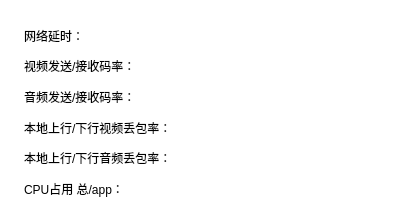
<?xml version="1.0" encoding="UTF-8"?>
<ui version="4.0">
 <class>NERoomDataWidget</class>
 <widget class="QWidget" name="NERoomDataWidget">
  <property name="geometry">
   <rect>
    <x>0</x>
    <y>0</y>
    <width>408</width>
    <height>224</height>
   </rect>
  </property>
  <property name="minimumSize">
   <size>
    <width>408</width>
    <height>224</height>
   </size>
  </property>
  <property name="maximumSize">
   <size>
    <width>408</width>
    <height>224</height>
   </size>
  </property>
  <property name="windowTitle">
   <string>Form</string>
  </property>
  <property name="styleSheet">
   <string notr="true">background-color: rgb(255, 255, 255);</string>
  </property>
  <layout class="QVBoxLayout" name="verticalLayout_2">
   <property name="spacing">
    <number>24</number>
   </property>
   <property name="leftMargin">
    <number>24</number>
   </property>
   <property name="topMargin">
    <number>24</number>
   </property>
   <property name="rightMargin">
    <number>24</number>
   </property>
   <property name="bottomMargin">
    <number>24</number>
   </property>
   <item>
    <widget class="QFrame" name="frame">
     <property name="styleSheet">
      <string notr="true">background-color: rgb(255, 255, 255);</string>
     </property>
     <property name="frameShape">
      <enum>QFrame::NoFrame</enum>
     </property>
     <property name="frameShadow">
      <enum>QFrame::Raised</enum>
     </property>
     <layout class="QVBoxLayout" name="verticalLayout">
      <property name="spacing">
       <number>8</number>
      </property>
      <property name="leftMargin">
       <number>0</number>
      </property>
      <property name="topMargin">
       <number>0</number>
      </property>
      <property name="rightMargin">
       <number>0</number>
      </property>
      <property name="bottomMargin">
       <number>0</number>
      </property>
      <item>
       <widget class="QLabel" name="lblDelay">
        <property name="text">
         <string>网络延时：</string>
        </property>
       </widget>
      </item>
      <item>
       <widget class="QLabel" name="lblVideoBitrate">
        <property name="text">
         <string>视频发送/接收码率：</string>
        </property>
       </widget>
      </item>
      <item>
       <widget class="QLabel" name="lblAudioBitrate">
        <property name="text">
         <string>音频发送/接收码率：</string>
        </property>
       </widget>
      </item>
      <item>
       <widget class="QLabel" name="lblVideoLossRate">
        <property name="text">
         <string>本地上行/下行视频丢包率：</string>
        </property>
       </widget>
      </item>
      <item>
       <widget class="QLabel" name="lblAudioLossRate">
        <property name="text">
         <string>本地上行/下行音频丢包率：</string>
        </property>
       </widget>
      </item>
      <item>
       <widget class="QLabel" name="lblCpu">
        <property name="text">
         <string>CPU占用 总/app：</string>
        </property>
       </widget>
      </item>
     </layout>
    </widget>
   </item>
  </layout>
 </widget>
 <resources/>
 <connections/>
</ui>
